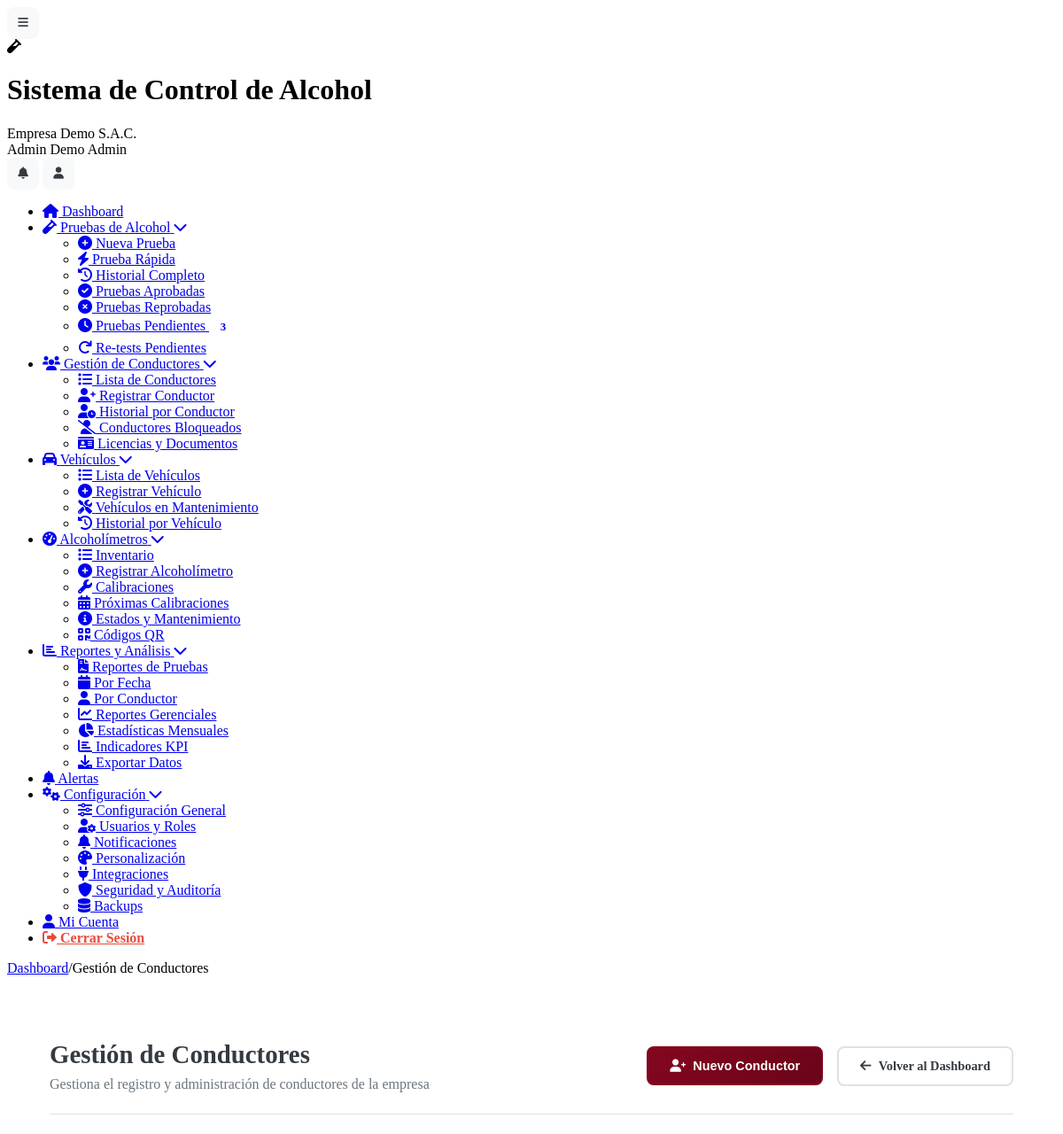
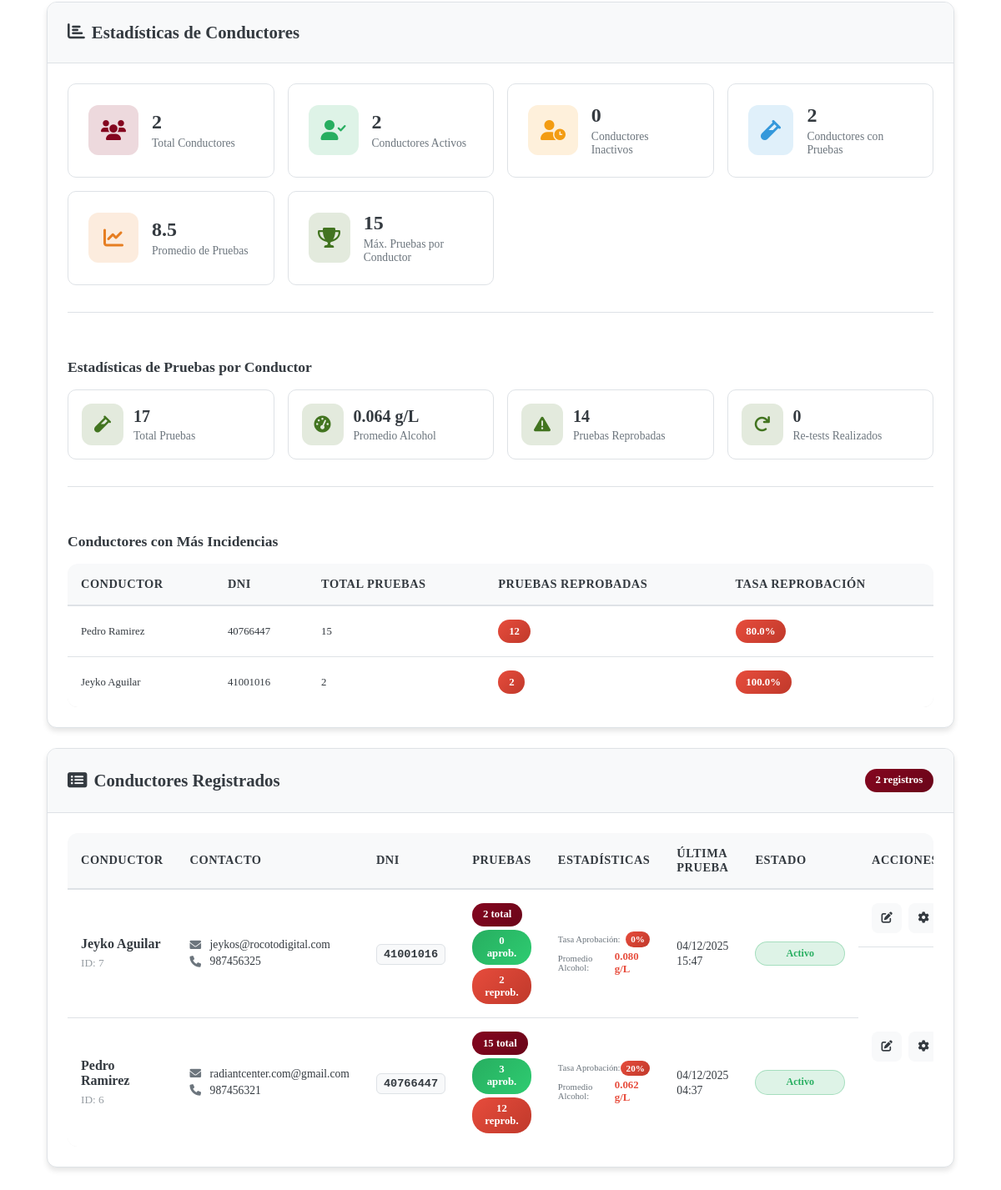
Page /conductores.php (signed in) on the committed database (2 pictures, top to bottom).
### tables this page shows
CREATE TABLE `usuarios` (
  `id` int(11) NOT NULL,
  `cliente_id` int(11) DEFAULT NULL,
  `nombre` varchar(100) NOT NULL,
  `apellido` varchar(100) DEFAULT NULL,
  `email` varchar(255) NOT NULL,
  `password` varchar(255) NOT NULL,
  `telefono` varchar(20) DEFAULT NULL,
  `dni` varchar(15) DEFAULT NULL,
  `rol` enum('super_admin','admin','supervisor','operador','conductor','auditor') NOT NULL,
  `foto_perfil` varchar(255) DEFAULT NULL,
  `estado` tinyint(1) DEFAULT 1,
  `ultimo_login` timestamp NULL DEFAULT NULL,
  `token_recuperacion` varchar(100) DEFAULT NULL,
  `fecha_expiracion_token` datetime DEFAULT NULL,
  `intentos_login` int(11) DEFAULT 0,
  `bloqueado_hasta` datetime DEFAULT NULL,
  `fecha_creacion` timestamp NULL DEFAULT current_timestamp()
);

CREATE TABLE `clientes` (
  `id` int(11) NOT NULL,
  `nombre_empresa` varchar(255) NOT NULL,
  `ruc` varchar(20) NOT NULL,
  `direccion` text DEFAULT NULL,
  `telefono` varchar(20) DEFAULT NULL,
  `email_contacto` varchar(255) DEFAULT NULL,
  `plan_id` int(11) NOT NULL,
  `logo` varchar(255) DEFAULT NULL,
  `color_primario` varchar(7) DEFAULT '#2196F3',
  `color_secundario` varchar(7) DEFAULT '#1976D2',
  `fecha_registro` timestamp NULL DEFAULT current_timestamp(),
  `fecha_vencimiento` date DEFAULT NULL,
  `estado` enum('activo','inactivo','suspendido','prueba') DEFAULT 'prueba',
  `token_api` varchar(100) DEFAULT NULL,
  `modo_demo` tinyint(1) DEFAULT 1
);

### conductores.php (the view, shortened to what the rows shown need)
<?php
require_once __DIR__ . '/includes/Database.php';
$page_title = 'Gestión de Conductores';
require_once __DIR__ . '/includes/header.php';
$db = new Database();
$cliente_id = $_SESSION['cliente_id'] ?? 0;
$conductores = $db->fetchAll("
    SELECT
        u.*,
        COUNT(p.id) as total_pruebas,
        SUM(CASE WHEN p.resultado = 'aprobado' THEN 1 ELSE 0 END) as pruebas_aprobadas,
        SUM(CASE WHEN p.resultado = 'reprobado' THEN 1 ELSE 0 END) as pruebas_reprobadas,
        MAX(p.fecha_prueba) as ultima_prueba,
        AVG(p.nivel_alcohol) as promedio_alcohol
    FROM usuarios u
    LEFT JOIN pruebas p ON u.id = p.conductor_id
    WHERE u.cliente_id = ? AND u.rol = 'conductor'
    GROUP BY u.id, u.nombre, u.apellido, u.email, u.telefono, u.dni, u.estado, u.fecha_creacion
    ORDER BY u.nombre, u.apellido
", [$cliente_id]);
$top_conductores_reprobados = $db->fetchAll("
    SELECT
        u.id,
        CONCAT(u.nombre, ' ', u.apellido) as conductor_nombre,
        u.dni,
        COUNT(p.id) as total_pruebas,
        SUM(CASE WHEN p.resultado = 'reprobado' THEN 1 ELSE 0 END) as pruebas_reprobadas,
        ROUND((SUM(CASE WHEN p.resultado = 'reprobado' THEN 1 ELSE 0 END) / COUNT(p.id)) * 100, 1) as tasa_reprobacion
    FROM usuarios u
    INNER JOIN pruebas p ON u.id = p.conductor_id
    WHERE p.cliente_id = ?
    GROUP BY u.id, u.nombre, u.apellido, u.dni
    HAVING pruebas_reprobadas > 0
    ORDER BY pruebas_reprobadas DESC
    LIMIT 5
", [$cliente_id]);
?>
<div class="content-body">
    <div class="dashboard-header">
        <div class="welcome-section">
            <h1><?php echo $page_title; ?></h1>
        </div>
    </div>
    <div class="crud-container">
        <div class="card">
            <div class="card-body">
                <?php if (!empty($top_conductores_reprobados)): ?>
                <div class="stats-subgrid" style="margin-top: 2rem; padding-top: 2rem; border-top: 1px solid var(--border);">
                    <div class="table-responsive">
                        <table class="data-table" style="font-size: 0.8rem;">
                            <thead>
                                <tr>
                                    <th>Conductor</th>
                                    <th>DNI</th>
                                    <th>Total Pruebas</th>
                                    <th>Pruebas Reprobadas</th>
                                    <th>Tasa Reprobación</th>
                                </tr>
                            </thead>
                            <tbody>
                                <?php foreach ($top_conductores_reprobados as $conductor): ?>
                                <tr>
                                    <td><?php echo htmlspecialchars($conductor['conductor_nombre']); ?></td>
                                    <td><?php echo htmlspecialchars($conductor['dni']); ?></td>
                                    <td><?php echo $conductor['total_pruebas']; ?></td>
                                    <td>
                                        <span class="badge danger"><?php echo $conductor['pruebas_reprobadas']; ?></span>
                                    </td>
                                    <td>
                                        <span class="badge <?php echo $conductor['tasa_reprobacion'] > 20 ? 'danger' : 'warning'; ?>">
                                            <?php echo $conductor['tasa_reprobacion']; ?>%
                                        </span>
                                    </td>
                                </tr>
                                <?php endforeach; ?>
                            </tbody>
                        </table>
                    </div>
                </div>
                <?php endif; ?>
            </div>
        </div>
        <div class="card">
            <div class="card-body">
                <?php if (!empty($conductores)): ?>
                <div class="table-responsive">
                    <table class="data-table">
                        <thead>
                            <tr>
                                <th>Conductor</th>
                                <th>Contacto</th>
                                <th>DNI</th>
                                <th>Pruebas</th>
                                <th>Estadísticas</th>
                                <th>Última Prueba</th>
                                <th>Estado</th>
                                <th>Acciones</th>
                            </tr>
                        </thead>
                        <tbody>
                            <?php foreach ($conductores as $conductor): ?>
                            <tr>
                                <td>
                                    <div class="conductor-info">
                                        <div class="conductor-nombre">
                                            <strong><?php echo htmlspecialchars($conductor['nombre'] . ' ' . $conductor['apellido']); ?></strong>
                                        </div>
                                        <div class="conductor-detalles">
                                            <small class="text-muted">ID: <?php echo $conductor['id']; ?></small>
                                        </div>
                                    </div>
                                </td>
                                <td>
                                    <div class="contacto-info">
                                        <?php if ($conductor['email']): ?>
                                        <div class="contacto-item">
                                            <i class="fas fa-envelope"></i>
                                            <?php echo htmlspecialchars($conductor['email']); ?>
                                        </div>
                                        <?php endif; ?>
                                        <?php if ($conductor['telefono']): ?>
                                        <div class="contacto-item">
                                            <i class="fas fa-phone"></i>
                                            <?php echo htmlspecialchars($conductor['telefono']); ?>
                                        </div>
                                        <?php endif; ?>
                                    </div>
                                </td>
                                <td>
                                    <span class="dni-badge"><?php echo htmlspecialchars($conductor['dni']); ?></span>
                                </td>
                                <td>
                                    <div class="pruebas-stats">
                                        <div class="stat-item">
                                            <span class="badge primary"><?php echo $conductor['total_pruebas']; ?> total</span>
                                        </div>
                                        <div class="stat-item">
                                            <span class="badge success"><?php echo $conductor['pruebas_aprobadas']; ?> aprob.</span>
                                        </div>
                                        <div class="stat-item">
                                            <span class="badge danger"><?php echo $conductor['pruebas_reprobadas']; ?> reprob.</span>
                                        </div>
                                    </div>
                                </td>
                                <td>
                                    <div class="estadisticas-detalladas">
                                        <?php if ($conductor['total_pruebas'] > 0): ?>
                                        <div class="stat-mini">
                                            <small>Tasa Aprobación:</small>
                                            <?php
                                            $tasa_aprobacion = round(($conductor['pruebas_aprobadas'] / $conductor['total_pruebas']) * 100, 1);
                                            $color_clase = $tasa_aprobacion >= 80 ? 'success' : ($tasa_aprobacion >= 60 ? 'warning' : 'danger');
                                            ?>
                                            <span class="badge mini <?php echo $color_clase; ?>">
                                                <?php echo $tasa_aprobacion; ?>%
                                            </span>
                                        </div>
                                        <div class="stat-mini">
                                            <small>Promedio Alcohol:</small>
                                            <span class="nivel-alcohol-mini <?php echo $conductor['promedio_alcohol'] > 0.000 ? 'text-danger' : 'text-success'; ?>">
                                                <?php echo number_format($conductor['promedio_alcohol'] ?? 0, 3); ?> g/L
                                            </span>
                                        </div>
                                        <?php else: ?>
                                        <span class="text-muted">Sin pruebas</span>
                                        <?php endif; ?>
                                    </div>
                                </td>
                                <td>
                                    <?php if ($conductor['ultima_prueba']): ?>
                                    <span class="ultimo-login">
                                        <?php echo date('d/m/Y H:i', strtotime($conductor['ultima_prueba'])); ?>
                                    </span>
                                    <?php else: ?>
                                    <span class="text-muted">Nunca</span>
                                    <?php endif; ?>
                                </td>
                                <td>
                                    <span class="status-badge estado-<?php echo $conductor['estado'] ? 'activo' : 'inactivo'; ?>">
                                        <?php echo $conductor['estado'] ? 'Activo' : 'Inactivo'; ?>
                                    </span>
                                </td>
                                <td class="action-buttons">
                                    <button type="button" class="btn-icon primary"
                                            title="Editar Conductor"
                                            onclick="editarConductor(<?php echo $conductor['id']; ?>)">
                                        <i class="fas fa-edit"></i>
                                    </button>
                                    <div class="dropdown">
                                        <button type="button" class="btn-icon warning dropdown-toggle"
                                                title="Cambiar Estado"
                                                data-toggle="dropdown">
                                            <i class="fas fa-cog"></i>
                                        </button>
                                    </div>
                                </td>
                            </tr>
                            <?php endforeach; ?>
                        </tbody>
                    </table>
                </div>
                <?php endif; ?>
            </div>
        </div>
    </div>
</div>
<?php
require_once __DIR__ . '/includes/footer.php';
?>

### includes/header.php (shortened to what the rows shown need)
<?php
$database = new Database();
$user_id = $_SESSION['user_id'] ?? null;
$user_query = $database->fetchOne("
    SELECT u.*, c.nombre_empresa, c.logo, c.color_primario, c.color_secundario, p.nombre_plan
    FROM usuarios u
    LEFT JOIN clientes c ON u.cliente_id = c.id
    LEFT JOIN planes p ON c.plan_id = p.id
    WHERE u.id = ?
", [$user_id]);
?>
<!DOCTYPE html>
<html lang="es">
<head>
	<link rel="stylesheet" href="<?php echo BASE_URL; ?>/assets/css/simple-style.css">
    <link rel="stylesheet" href="<?php echo BASE_URL; ?>/assets/css/responsive.css">
	<link rel="stylesheet" href="<?php echo BASE_URL; ?>/assets/css/dashboard-enhancements.css">
    <link href="https://cdnjs.cloudflare.com/ajax/libs/font-awesome/6.0.0/css/all.min.css" rel="stylesheet">
</head>
<body>
    <div class="app-container">
        <header class="app-header">
            <div class="header-content">
                <div class="brand-section">
                    <div class="brand-text">
                        <h1 class="app-name"><?php echo SITE_NAME; ?></h1>
                        <span class="client-name"><?php echo htmlspecialchars($user_query['nombre_empresa'] ?? 'Empresa'); ?></span>
                    </div>
                </div>
                <div class="user-menu">
                    <div class="user-info">
                        <span class="user-name"><?php echo htmlspecialchars(($user_query['nombre'] ?? 'Usuario') . ' ' . ($user_query['apellido'] ?? 'Sistema')); ?></span>
                        <span class="user-role"><?php echo ucfirst(str_replace('_', ' ', $user_query['rol'] ?? 'usuario')); ?></span>
                    </div>
                </div>
            </div>
        </header>
        <div class="main-content">
            <main class="content-area">
                <div class="content-body">

### rows in the picture
usuarios: cliente.nombre_empresa "Empresa Demo S.A.C.", nombre+apellido "Admin Demo", rol "Admin"
usuarios: conductor_nombre "Pedro Ramirez", dni "40766447", total_pruebas "15", pruebas_reprobadas "12", tasa_reprobacion "80.0", nombre+apellido "Pedro Ramirez", id "6", email "radiantcenter.com@gmail.com", telefono "987456321", pruebas_aprobadas "3", tasa_aprobacion "20", promedio_alcohol "0.062", ultima_prueba "04/12/2025 04:37", estado "Activo"
usuarios: conductor_nombre "Jeyko Aguilar", dni "41001016", total_pruebas "2", pruebas_reprobadas "2", tasa_reprobacion "100.0", nombre+apellido "Jeyko Aguilar", id "7", email "jeykos@rocotodigital.com", telefono "987456325", pruebas_aprobadas "0", tasa_aprobacion "0", promedio_alcohol "0.080", ultima_prueba "04/12/2025 15:47", estado "Activo"

### other values in the picture
SITE_NAME "Sistema de Control de Alcohol"
$crumb "Dashboard"
$crumb "Gestión de Conductores"
$page_title "Gestión de Conductores"
$estadisticas['total_conductores'] "2"
$estadisticas['conductores_activos'] "2"
$estadisticas['conductores_inactivos'] "0"
$estadisticas['conductores_con_pruebas'] "2"
$estadisticas['promedio_pruebas'] "8.5"
$estadisticas['max_pruebas'] "15"
$pruebas_estadisticas['total_pruebas'] "17"
$pruebas_estadisticas['promedio_nivel_alcohol'] "0.064"
$pruebas_estadisticas['pruebas_reprobadas'] "14"
$pruebas_estadisticas['retests_realizados'] "0"
count($conductores) "2"
